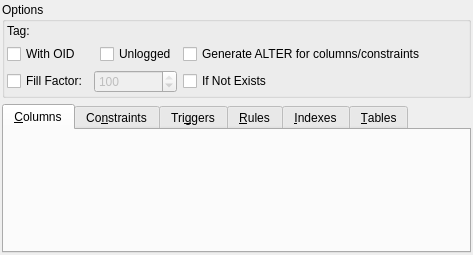
<?xml version="1.0" encoding="UTF-8"?>
<ui version="4.0">
 <class>TableWidget</class>
 <widget class="QWidget" name="TableWidget">
  <property name="geometry">
   <rect>
    <x>0</x>
    <y>0</y>
    <width>473</width>
    <height>255</height>
   </rect>
  </property>
  <property name="sizePolicy">
   <sizepolicy hsizetype="Preferred" vsizetype="Expanding">
    <horstretch>0</horstretch>
    <verstretch>0</verstretch>
   </sizepolicy>
  </property>
  <layout class="QGridLayout" name="table_grid">
   <property name="leftMargin">
    <number>2</number>
   </property>
   <property name="topMargin">
    <number>2</number>
   </property>
   <property name="rightMargin">
    <number>2</number>
   </property>
   <property name="bottomMargin">
    <number>2</number>
   </property>
   <property name="spacing">
    <number>6</number>
   </property>
   <item row="1" column="0" colspan="2">
    <widget class="QGroupBox" name="options_gb">
     <property name="title">
      <string>Options</string>
     </property>
     <layout class="QGridLayout" name="gridLayout">
      <property name="leftMargin">
       <number>2</number>
      </property>
      <property name="topMargin">
       <number>2</number>
      </property>
      <property name="rightMargin">
       <number>2</number>
      </property>
      <property name="bottomMargin">
       <number>2</number>
      </property>
      <item row="1" column="3">
       <widget class="QCheckBox" name="gen_alter_cmds_chk">
        <property name="sizePolicy">
         <sizepolicy hsizetype="Expanding" vsizetype="Fixed">
          <horstretch>0</horstretch>
          <verstretch>0</verstretch>
         </sizepolicy>
        </property>
        <property name="text">
         <string>Generate ALTER for columns/constraints</string>
        </property>
       </widget>
      </item>
      <item row="1" column="0" colspan="2">
       <widget class="QCheckBox" name="with_oids_chk">
        <property name="text">
         <string>With OID</string>
        </property>
        <property name="checked">
         <bool>false</bool>
        </property>
       </widget>
      </item>
      <item row="1" column="2">
       <widget class="QCheckBox" name="unlogged_chk">
        <property name="text">
         <string>Unlogged</string>
        </property>
       </widget>
      </item>
      <item row="0" column="0">
       <widget class="QLabel" name="tag_lbl">
        <property name="sizePolicy">
         <sizepolicy hsizetype="Fixed" vsizetype="Preferred">
          <horstretch>0</horstretch>
          <verstretch>0</verstretch>
         </sizepolicy>
        </property>
        <property name="minimumSize">
         <size>
          <width>0</width>
          <height>0</height>
         </size>
        </property>
        <property name="text">
         <string>Tag:</string>
        </property>
       </widget>
      </item>
      <item row="2" column="0">
       <widget class="QCheckBox" name="fill_factor_chk">
        <property name="enabled">
         <bool>true</bool>
        </property>
        <property name="text">
         <string>Fill Factor:</string>
        </property>
       </widget>
      </item>
      <item row="2" column="1" colspan="2">
       <widget class="QSpinBox" name="fill_factor_sb">
        <property name="enabled">
         <bool>false</bool>
        </property>
        <property name="minimum">
         <number>10</number>
        </property>
        <property name="maximum">
         <number>100</number>
        </property>
        <property name="value">
         <number>100</number>
        </property>
       </widget>
      </item>
      <item row="2" column="3">
       <widget class="QCheckBox" name="if_not_exists_chk">
        <property name="sizePolicy">
         <sizepolicy hsizetype="Preferred" vsizetype="Fixed">
          <horstretch>0</horstretch>
          <verstretch>0</verstretch>
         </sizepolicy>
        </property>
        <property name="text">
         <string>If Not Exists</string>
        </property>
       </widget>
      </item>
     </layout>
    </widget>
   </item>
   <item row="2" column="0" colspan="2">
    <widget class="QTabWidget" name="attributes_tbw">
     <property name="currentIndex">
      <number>0</number>
     </property>
     <widget class="QWidget" name="tab">
      <attribute name="title">
       <string>&amp;Columns</string>
      </attribute>
     </widget>
     <widget class="QWidget" name="tab_4">
      <attribute name="title">
       <string>Co&amp;nstraints</string>
      </attribute>
     </widget>
     <widget class="QWidget" name="tab_5">
      <attribute name="title">
       <string>Tri&amp;ggers</string>
      </attribute>
     </widget>
     <widget class="QWidget" name="tab_6">
      <attribute name="title">
       <string>&amp;Rules</string>
      </attribute>
     </widget>
     <widget class="QWidget" name="tab_3">
      <attribute name="title">
       <string>&amp;Indexes</string>
      </attribute>
     </widget>
     <widget class="QWidget" name="tab_2">
      <attribute name="title">
       <string>&amp;Tables</string>
      </attribute>
     </widget>
    </widget>
   </item>
  </layout>
 </widget>
 <resources/>
 <connections/>
</ui>
